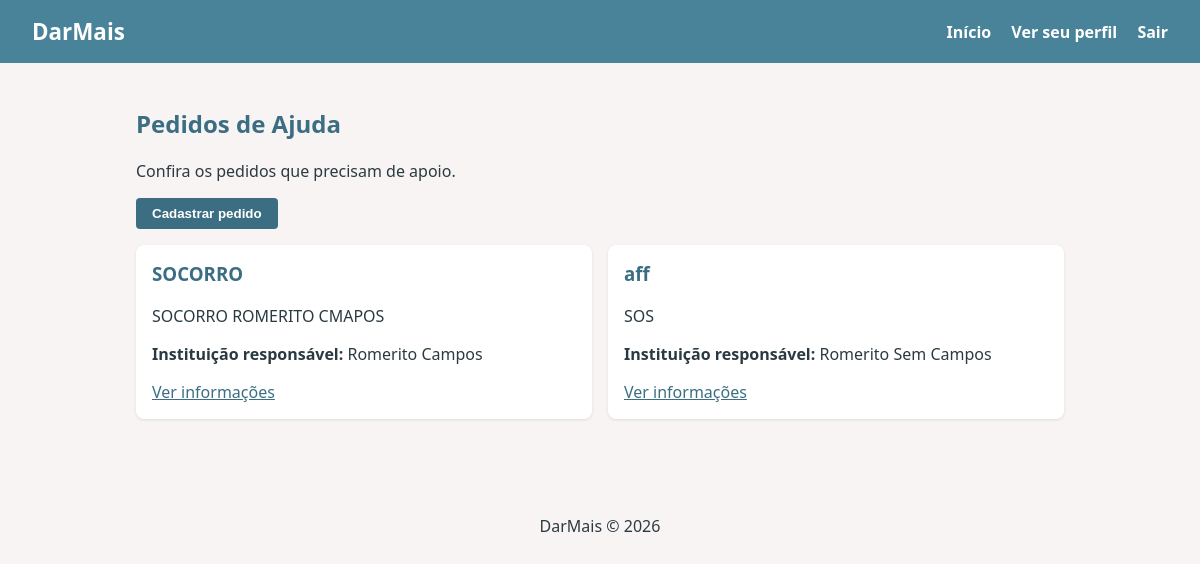
/pedidos (signed in), run on the app's committed database.
### projeto_romerito/models.py (models this page shows)
class PedidoDeAjuda(Base):
    __tablename__ = "pedidos_ajuda"
    id: Mapped[int] = mapped_column(primary_key=True, autoincrement=True)
    titulo: Mapped[str] = mapped_column(String(100), nullable=False)
    descricao: Mapped[str] = mapped_column(Text, nullable=False)
    instituicao_id: Mapped[int] = mapped_column(
        ForeignKey("instituicoes.id"),
        nullable=False
    )
    instituicao: Mapped["Instituicao"] = relationship(
        back_populates="pedidos_ajuda"
    )
    beneficiarios: Mapped[List["Beneficiario"]] = relationship(
        back_populates="pedido_ajuda"
    )
    doacoes: Mapped[List["Doacao"]] = relationship(
        back_populates="pedido_ajuda"
    )

class Instituicao(Base):
    __tablename__ = "instituicoes"
    id: Mapped[int] = mapped_column(primary_key=True, autoincrement=True)
    nome: Mapped[str] = mapped_column(String(100), nullable=False)
    email: Mapped[str] = mapped_column(String(80), unique=True, nullable=False)
    cnpj: Mapped[str] = mapped_column(String(18), unique=True, nullable=False)
    senha: Mapped[str] = mapped_column(String(255), nullable=False)
    pedidos_ajuda: Mapped[List["PedidoDeAjuda"]] = relationship(
        back_populates="instituicao"
    )

### projeto_romerito/blueprints/pedidos/routes.py (the view)
@pedidos_bp.route('/pedidos')
def listar():
    usuario_id = sf.get('user_id')
    if not usuario_id:
        return render_template('auth/login.html')
    with Session(bind = engine) as session:
        pedidos = session.scalars(
            select(PedidoDeAjuda)
        ).all()
        return render_template(
            'pedidos/listar.html',
            pedidos=pedidos
        )

### projeto_romerito/blueprints/pedidos/templates/pedidos/listar.html (shortened to what this page needs)
{% extends 'base.html' %}
{% block conteudo %}
<section>
    <h2>Pedidos de Ajuda</h2>
    <p>Confira os pedidos que precisam de apoio.</p>
    <p>
        <a href="{{ url_for('pedidos.cadastrar') }}">
            <button type="button">Cadastrar pedido</button>
        </a>
    </p>
    <div class="cards">
        {% for pedido in pedidos %}
            <div class="card">
                <h3>{{ pedido.titulo }}</h3>
                <p>{{ pedido.descricao }}</p>
                <p>
                    <strong>Instituição responsável:</strong>
                    {{ pedido.instituicao.nome }}
                </p>
                <a href="{{ url_for('pedidos.informacoes', pedido_id=pedido.id) }}">
                    Ver informações
                </a>
            </div>
        {% else %}
            <p>Nenhum pedido de ajuda cadastrado.</p>
        {% endfor %}
    </div>
</section>
{% endblock %}

### projeto_romerito/static/style.css (style rules this page uses)
:root { --cinza: #D8D8D8; --azul: #488399; --azul-escuro: #3b6e82; --coral: #EA9393; --amarelo: #F4D38A; --rosa: #F1BEBE; --fundo: #f7f4f3; --texto: #2b3a42; }
* { box-sizing: border-box; }
body { font-family: system-ui, sans-serif; margin: 0; color: var(--texto); background: var(--fundo); }
h2 { color: var(--azul-escuro); }
.cards { display: grid; grid-template-columns: repeat(auto-fit, minmax(220px, 1fr)); gap: 1rem; }
.card { background: #fff; padding: 1rem; border-radius: 8px; box-shadow: 0 1px 3px rgba(0,0,0,.1); }
.card h3 { color: var(--azul-escuro); margin-top: 0; }
button { background: var(--azul-escuro); color: #fff; border: 0; padding: .5rem 1rem; border-radius: 4px; cursor: pointer; font-weight: 600; }
a { color: var(--azul-escuro); }

### data on the page
PedidoDeAjuda: titulo "SOCORRO", descricao "SOCORRO ROMERITO CMAPOS", instituicao.nome "Romerito Campos"
PedidoDeAjuda: titulo "aff", descricao "SOS", instituicao.nome "Romerito Sem Campos"
